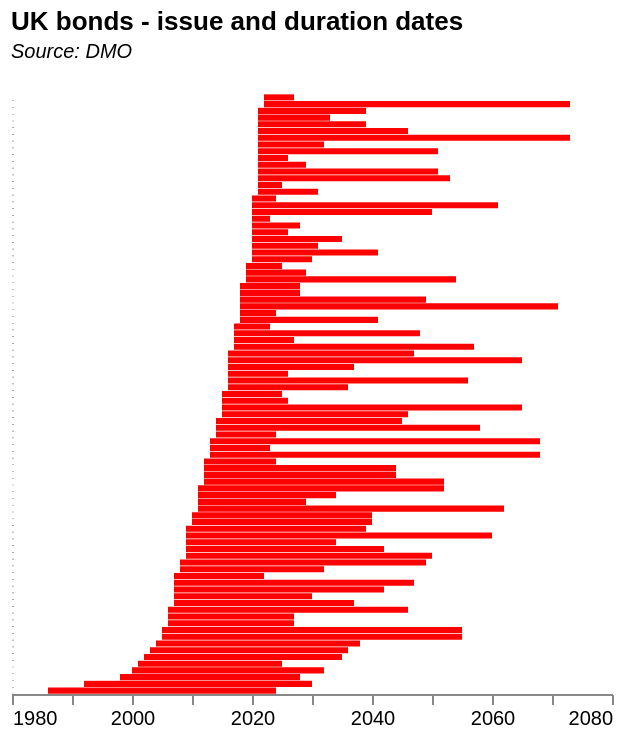

Specify this chart in Vega-Lite:
### Vega-Lite specification from a JSON file in a GitHub repository (floating-point values rounded to 4 significant figures)
{"$schema": "https://vega.github.io/schema/vega-lite/v5.json", "description": "Bar chart of UK debt outstanding. Demo of string and date functions", "title": {"text": "UK bonds - issue and duration dates", "subtitle": ["Source: DMO", ""], "subtitleFontStyle": "italic", "subtitleFontSize": 10, "anchor": "start", "color": "black"}, "view": {"stroke": "transparent"}, "height": 300, "width": 300, "transform": [{"calculate": "slice(datum.issueDate, -4)", "as": "Aissue"}, {"calculate": "slice(datum.redemptionDate, -4)", "as": "redemption"}, {"calculate": "datum.redemption - datum.Aissue", "as": "Bduration"}, {"calculate": "toNumber(datum.id)", "as": "id2"}, {"fold": ["Bduration", "Aissue"], "as": ["measure", "value"]}], "data": {"values": [{"rawType": "2½% Index-linked Treasury Stock 2024", "coupon": "2½", "giltType": "Index Linked", "code": "GB0008983024", "redemptionDate": " 17-Jul-2024", "issueDate": " 30-Dec-1986", "divDates": "17 Jan/Jul", "divNextDate": " 06-Jan-2023", "issueAmount": "6821", "baseRPI": "97.667931", "amountINCinfUplift": "22363", "issueYear": "1986", "totalCumulative": "6821", "id": "1"}, {"rawType": "4 1/8% Index-linked Treasury Stock 2030", "coupon": "1/8", "giltType": "Index Linked", "code": "GB0008932666", "redemptionDate": " 22-Jul-2030", "issueDate": " 12-Jun-1992", "divDates": "22 Jan/Jul", "divNextDate": " 12-Jan-2023", "issueAmount": "4841", "baseRPI": "135.10001", "amountINCinfUplift": "11474", "issueYear": "1992", "totalCumulative": "11662", "id": "2"}, {"rawType": "6% Treasury Stock 2028", "coupon": "6", "giltType": "Treasury Stock", "code": "GB0002404191", "redemptionDate": " 07-Dec-2028", "issueDate": " 29-Jan-1998", "divDates": "7 Jun/Dec", "divNextDate": " 28-Nov-2022", "issueAmount": "20256", "baseRPI": "", "amountINCinfUplift": "", "issueYear": "1998", "totalCumulative": "31918", "id": "3"}, {"rawType": "4¼% Treasury Stock 2032", "coupon": "4¼", "giltType": "Treasury Stock", "code": "GB0004893086", "redemptionDate": " 07-Jun-2032", "issueDate": " 25-May-2000", "divDates": "7 Jun/Dec", "divNextDate": " 28-Nov-2022", "issueAmount": "40331", "baseRPI": "", "amountINCinfUplift": "", "issueYear": "2000", "totalCumulative": "72249", "id": "4"}, {"rawType": "5% Treasury Stock 2025", "coupon": "5", "giltType": "Treasury Stock", "code": "GB0030880693", "redemptionDate": " 07-Mar-2025", "issueDate": " 27-Sep-2001", "divDates": "7 Mar/Sep", "divNextDate": " 24-Feb-2023", "issueAmount": "37339", "baseRPI": "", "amountINCinfUplift": "", "issueYear": "2001", "totalCumulative": "109588", "id": "5"}, {"rawType": "2% Index-linked Treasury Stock 2035", "coupon": "2", "giltType": "Index Linked", "code": "GB0031790826", "redemptionDate": " 26-Jan-2035", "issueDate": " 11-Jul-2002", "divDates": "26 Jan/Jul", "divNextDate": " 17-Jan-2023", "issueAmount": "9084", "baseRPI": "173.60001", "amountINCinfUplift": "16755", "issueYear": "2002", "totalCumulative": "118672", "id": "6"}, {"rawType": "4¼% Treasury Stock 2036", "coupon": "4¼", "giltType": "Treasury Stock", "code": "GB0032452392", "redemptionDate": " 07-Mar-2036", "issueDate": " 27-Feb-2003", "divDates": "7 Mar/Sep", "divNextDate": " 24-Feb-2023", "issueAmount": "31682", "baseRPI": "", "amountINCinfUplift": "", "issueYear": "2003", "totalCumulative": "150354", "id": "7"}, {"rawType": "4¾% Treasury Stock 2038", "coupon": "4¾", "giltType": "Treasury Stock", "code": "GB00B00NY175", "redemptionDate": " 07-Dec-2038", "issueDate": " 23-Apr-2004", "divDates": "7 Jun/Dec", "divNextDate": " 28-Nov-2022", "issueAmount": "26827", "baseRPI": "", "amountINCinfUplift": "", "issueYear": "2004", "totalCumulative": "177181", "id": "8"}, {"rawType": "1¼% Index-linked Treasury Gilt 2055", "coupon": "1¼", "giltType": "Index Linked", "code": "GB00B0CNHZ09", "redemptionDate": " 22-Nov-2055", "issueDate": " 23-Sep-2005", "divDates": "22 May/Nov", "divNextDate": " 11-Nov-2022", "issueAmount": "10169", "baseRPI": "192.2", "amountINCinfUplift": "18227", "issueYear": "2005", "totalCumulative": "187350", "id": "9"}, {"rawType": "4¼% Treasury Gilt 2055", "coupon": "4¼", "giltType": "Treasury Gilt", "code": "GB00B06YGN05", "redemptionDate": " 07-Dec-2055", "issueDate": " 27-May-2005", "divDates": "7 Jun/Dec", "divNextDate": " 28-Nov-2022", "issueAmount": "27671", "baseRPI": "", "amountINCinfUplift": "", "issueYear": "2005", "totalCumulative": "215021", "id": "10"}, {"rawType": "4¼% Treasury Gilt 2027", "coupon": "4¼", "giltType": "Treasury Gilt", "code": "GB00B16NNR78", "redemptionDate": " 07-Dec-2027", "issueDate": " 06-Sep-2006", "divDates": "7 Jun/Dec", "divNextDate": " 28-Nov-2022", "issueAmount": "33003", "baseRPI": "", "amountINCinfUplift": "", "issueYear": "2006", "totalCumulative": "248024", "id": "11"}, {"rawType": "1¼% Index-linked Treasury Gilt 2027", "coupon": "1¼", "giltType": "Index Linked", "code": "GB00B128DH60", "redemptionDate": " 22-Nov-2027", "issueDate": " 26-Apr-2006", "divDates": "22 May/Nov", "divNextDate": " 11-Nov-2022", "issueAmount": "14170", "baseRPI": "194.06667", "amountINCinfUplift": "25154", "issueYear": "2006", "totalCumulative": "262194", "id": "12"}, {"rawType": "4¼% Treasury Gilt 2046", "coupon": "4¼", "giltType": "Treasury Gilt", "code": "GB00B128DP45", "redemptionDate": " 07-Dec-2046", "issueDate": " 12-May-2006", "divDates": "7 Jun/Dec", "divNextDate": " 28-Nov-2022", "issueAmount": "25124", "baseRPI": "", "amountINCinfUplift": "", "issueYear": "2006", "totalCumulative": "287318", "id": "13"}, {"rawType": "1 1/8% Index-linked Treasury Gilt 2037", "coupon": "1/8", "giltType": "Index Linked", "code": "GB00B1L6W962", "redemptionDate": " 22-Nov-2037", "issueDate": " 21-Feb-2007", "divDates": "22 May/Nov", "divNextDate": " 11-Nov-2022", "issueAmount": "13066", "baseRPI": "202.24286", "amountINCinfUplift": "22255", "issueYear": "2007", "totalCumulative": "300384", "id": "14"}, {"rawType": "4¾% Treasury Gilt 2030", "coupon": "4¾", "giltType": "Treasury Gilt", "code": "GB00B24FF097", "redemptionDate": " 07-Dec-2030", "issueDate": " 03-Oct-2007", "divDates": "7 Jun/Dec", "divNextDate": " 28-Nov-2022", "issueAmount": "42819", "baseRPI": "", "amountINCinfUplift": "", "issueYear": "2007", "totalCumulative": "343203", "id": "15"}, {"rawType": "4½% Treasury Gilt 2042", "coupon": "4½", "giltType": "Treasury Gilt", "code": "GB00B1VWPJ53", "redemptionDate": " 07-Dec-2042", "issueDate": " 06-Jun-2007", "divDates": "7 Jun/Dec", "divNextDate": " 28-Nov-2022", "issueAmount": "28354", "baseRPI": "", "amountINCinfUplift": "", "issueYear": "2007", "totalCumulative": "371557", "id": "16"}, {"rawType": "0¾% Index-linked Treasury Gilt 2047", "coupon": "0¾", "giltType": "Index Linked", "code": "GB00B24FFM16", "redemptionDate": " 22-Nov-2047", "issueDate": " 21-Nov-2007", "divDates": "22 May/Nov", "divNextDate": " 11-Nov-2022", "issueAmount": "11687", "baseRPI": "207.76666", "amountINCinfUplift": "19377", "issueYear": "2007", "totalCumulative": "383244", "id": "17"}, {"rawType": "1 7/8% Index-linked Treasury Gilt 2022", "coupon": "7/8", "giltType": "Index Linked", "code": "GB00B1Z5HQ14", "redemptionDate": " 22-Nov-2022", "issueDate": " 11-Jul-2007", "divDates": "22 May/Nov", "divNextDate": " 11-Nov-2022", "issueAmount": "15743", "baseRPI": "205.65807", "amountINCinfUplift": "26554", "issueYear": "2007", "totalCumulative": "398987", "id": "18"}, {"rawType": "1¼% Index-linked Treasury Gilt 2032", "coupon": "1¼", "giltType": "Index Linked", "code": "GB00B3D4VD98", "redemptionDate": " 22-Nov-2032", "issueDate": " 29-Oct-2008", "divDates": "22 May/Nov", "divNextDate": " 11-Nov-2022", "issueAmount": "14657", "baseRPI": "217.13226", "amountINCinfUplift": "23254", "issueYear": "2008", "totalCumulative": "413644", "id": "19"}, {"rawType": "4¼% Treasury Gilt 2049", "coupon": "4¼", "giltType": "Treasury Gilt", "code": "GB00B39R3707", "redemptionDate": " 07-Dec-2049", "issueDate": " 03-Sep-2008", "divDates": "7 Jun/Dec", "divNextDate": " 28-Nov-2022", "issueAmount": "21047", "baseRPI": "", "amountINCinfUplift": "", "issueYear": "2008", "totalCumulative": "434691", "id": "20"}, {"rawType": "0½% Index-linked Treasury Gilt 2050", "coupon": "0½", "giltType": "Index Linked", "code": "GB00B421JZ66", "redemptionDate": " 22-Mar-2050", "issueDate": " 25-Sep-2009", "divDates": "22 Mar/Sep", "divNextDate": " 13-Mar-2023", "issueAmount": "12221", "baseRPI": "213.39999", "amountINCinfUplift": "19729", "issueYear": "2009", "totalCumulative": "446912", "id": "21"}, {"rawType": "0 5/8% Index-linked Treasury Gilt 2042", "coupon": "5/8", "giltType": "Index Linked", "code": "GB00B3MYD345", "redemptionDate": " 22-Nov-2042", "issueDate": " 24-Jul-2009", "divDates": "22 May/Nov", "divNextDate": " 11-Nov-2022", "issueAmount": "12559", "baseRPI": "212.46452", "amountINCinfUplift": "20364", "issueYear": "2009", "totalCumulative": "459471", "id": "22"}, {"rawType": "4½% Treasury Gilt 2034", "coupon": "4½", "giltType": "Treasury Gilt", "code": "GB00B52WS153", "redemptionDate": " 07-Sep-2034", "issueDate": " 17-Jun-2009", "divDates": "7 Mar/Sep", "divNextDate": " 24-Feb-2023", "issueAmount": "36261", "baseRPI": "", "amountINCinfUplift": "", "issueYear": "2009", "totalCumulative": "495732", "id": "23"}, {"rawType": "4% Treasury Gilt 2060", "coupon": "4", "giltType": "Treasury Gilt", "code": "GB00B54QLM75", "redemptionDate": " 22-Jan-2060", "issueDate": " 22-Oct-2009", "divDates": "22 Jan/Jul", "divNextDate": " 12-Jan-2023", "issueAmount": "25132", "baseRPI": "", "amountINCinfUplift": "", "issueYear": "2009", "totalCumulative": "520864", "id": "24"}, {"rawType": "4¼% Treasury Gilt 2039", "coupon": "4¼", "giltType": "Treasury Gilt", "code": "GB00B3KJDS62", "redemptionDate": " 07-Sep-2039", "issueDate": " 05-Mar-2009", "divDates": "7 Mar/Sep", "divNextDate": " 24-Feb-2023", "issueAmount": "24235", "baseRPI": "", "amountINCinfUplift": "", "issueYear": "2009", "totalCumulative": "545099", "id": "25"}, {"rawType": "4¼% Treasury Gilt 2040", "coupon": "4¼", "giltType": "Treasury Gilt", "code": "GB00B6460505", "redemptionDate": " 07-Dec-2040", "issueDate": " 30-Jun-2010", "divDates": "7 Jun/Dec", "divNextDate": " 28-Nov-2022", "issueAmount": "26449", "baseRPI": "", "amountINCinfUplift": "", "issueYear": "2010", "totalCumulative": "571548", "id": "26"}, {"rawType": "0 5/8% Index-linked Treasury Gilt 2040", "coupon": "5/8", "giltType": "Index Linked", "code": "GB00B3LZBF68", "redemptionDate": " 22-Mar-2040", "issueDate": " 28-Jan-2010", "divDates": "22 Mar/Sep", "divNextDate": " 13-Mar-2023", "issueAmount": "14090", "baseRPI": "216.52258", "amountINCinfUplift": "22417", "issueYear": "2010", "totalCumulative": "585638", "id": "27"}, {"rawType": "0 3/8% Index-linked Treasury Gilt 2062", "coupon": "3/8", "giltType": "Index Linked", "code": "GB00B4PTCY75", "redemptionDate": " 22-Mar-2062", "issueDate": " 26-Oct-2011", "divDates": "22 Mar/Sep", "divNextDate": " 13-Mar-2023", "issueAmount": "12480", "baseRPI": "235.82903", "amountINCinfUplift": "18230", "issueYear": "2011", "totalCumulative": "598118", "id": "28"}, {"rawType": "0 1/8% Index-linked Treasury Gilt 2029", "coupon": "1/8", "giltType": "Index Linked", "code": "GB00B3Y1JG82", "redemptionDate": " 22-Mar-2029", "issueDate": " 23-Nov-2011", "divDates": "22 Mar/Sep", "divNextDate": " 13-Mar-2023", "issueAmount": "15459", "baseRPI": "237.42", "amountINCinfUplift": "22430", "issueYear": "2011", "totalCumulative": "613577", "id": "29"}, {"rawType": "0¾% Index-linked Treasury Gilt 2034", "coupon": "0¾", "giltType": "Index Linked", "code": "GB00B46CGH68", "redemptionDate": " 22-Mar-2034", "issueDate": " 25-May-2011", "divDates": "22 Mar/Sep", "divNextDate": " 13-Mar-2023", "issueAmount": "14570", "baseRPI": "232.22903", "amountINCinfUplift": "21614", "issueYear": "2011", "totalCumulative": "628147", "id": "30"}, {"rawType": "3¾% Treasury Gilt 2052", "coupon": "3¾", "giltType": "Treasury Gilt", "code": "GB00B6RNH572", "redemptionDate": " 22-Jul-2052", "issueDate": " 28-Sep-2011", "divDates": "22 Jan/Jul", "divNextDate": " 12-Jan-2023", "issueAmount": "25114", "baseRPI": "", "amountINCinfUplift": "", "issueYear": "2011", "totalCumulative": "653261", "id": "31"}, {"rawType": "0¼% Index-linked Treasury Gilt 2052", "coupon": "0¼", "giltType": "Index Linked", "code": "GB00B73ZYW09", "redemptionDate": " 22-Mar-2052", "issueDate": " 26-Sep-2012", "divDates": "22 Mar/Sep", "divNextDate": " 13-Mar-2023", "issueAmount": "12366", "baseRPI": "242.05", "amountINCinfUplift": "17600", "issueYear": "2012", "totalCumulative": "665627", "id": "32"}, {"rawType": "3¼% Treasury Gilt 2044", "coupon": "3¼", "giltType": "Treasury Gilt", "code": "GB00B84Z9V04", "redemptionDate": " 22-Jan-2044", "issueDate": " 24-Oct-2012", "divDates": "22 Jan/Jul", "divNextDate": " 12-Jan-2023", "issueAmount": "29109", "baseRPI": "", "amountINCinfUplift": "", "issueYear": "2012", "totalCumulative": "694736", "id": "33"}, {"rawType": "0 1/8% Index-linked Treasury Gilt 2044", "coupon": "1/8", "giltType": "Index Linked", "code": "GB00B7RN0G65", "redemptionDate": " 22-Mar-2044", "issueDate": " 25-Jul-2012", "divDates": "22 Mar/Sep", "divNextDate": " 13-Mar-2023", "issueAmount": "15726", "baseRPI": "242.42258", "amountINCinfUplift": "22346", "issueYear": "2012", "totalCumulative": "710462", "id": "34"}, {"rawType": "0 1/8% Index-linked Treasury Gilt 2024", "coupon": "1/8", "giltType": "Index Linked", "code": "GB00B85SFQ54", "redemptionDate": " 22-Mar-2024", "issueDate": " 12-Oct-2012", "divDates": "22 Mar/Sep", "divNextDate": " 13-Mar-2023", "issueAmount": "15244", "baseRPI": "242.41936", "amountINCinfUplift": "21662", "issueYear": "2012", "totalCumulative": "725706", "id": "35"}, {"rawType": "0 1/8% Index-linked Treasury Gilt 2068", "coupon": "1/8", "giltType": "Index Linked", "code": "GB00BDX8CX86", "redemptionDate": " 22-Mar-2068", "issueDate": " 25-Sep-2013", "divDates": "22 Mar/Sep", "divNextDate": " 13-Mar-2023", "issueAmount": "12600", "baseRPI": "249.7", "amountINCinfUplift": "17383", "issueYear": "2013", "totalCumulative": "738306", "id": "36"}, {"rawType": "2¼% Treasury Gilt 2023", "coupon": "2¼", "giltType": "Treasury Gilt", "code": "GB00B7Z53659", "redemptionDate": " 07-Sep-2023", "issueDate": " 12-Jun-2013", "divDates": "7 Mar/Sep", "divNextDate": " 24-Feb-2023", "issueAmount": "35922", "baseRPI": "", "amountINCinfUplift": "", "issueYear": "2013", "totalCumulative": "774228", "id": "37"}, {"rawType": "3½% Treasury Gilt 2068", "coupon": "3½", "giltType": "Treasury Gilt", "code": "GB00BBJNQY21", "redemptionDate": " 22-Jul-2068", "issueDate": " 26-Jun-2013", "divDates": "22 Jan/Jul", "divNextDate": " 12-Jan-2023", "issueAmount": "20743", "baseRPI": "", "amountINCinfUplift": "", "issueYear": "2013", "totalCumulative": "794971", "id": "38"}, {"rawType": "2¾% Treasury Gilt 2024", "coupon": "2¾", "giltType": "Treasury Gilt", "code": "GB00BHBFH458", "redemptionDate": " 07-Sep-2024", "issueDate": " 12-Mar-2014", "divDates": "7 Mar/Sep", "divNextDate": " 24-Feb-2023", "issueAmount": "35806", "baseRPI": "", "amountINCinfUplift": "", "issueYear": "2014", "totalCumulative": "830777", "id": "39"}, {"rawType": "0 1/8% Index-linked Treasury Gilt 2058", "coupon": "1/8", "giltType": "Index Linked", "code": "GB00BP9DLZ64", "redemptionDate": " 22-Mar-2058", "issueDate": " 30-Jul-2014", "divDates": "22 Mar/Sep", "divNextDate": " 13-Mar-2023", "issueAmount": "10953", "baseRPI": "255.8871", "amountINCinfUplift": "14746", "issueYear": "2014", "totalCumulative": "841730", "id": "40"}, {"rawType": "3½% Treasury Gilt 2045", "coupon": "3½", "giltType": "Treasury Gilt", "code": "GB00BN65R313", "redemptionDate": " 22-Jan-2045", "issueDate": " 25-Jun-2014", "divDates": "22 Jan/Jul", "divNextDate": " 12-Jan-2023", "issueAmount": "29404", "baseRPI": "", "amountINCinfUplift": "", "issueYear": "2014", "totalCumulative": "871134", "id": "41"}, {"rawType": "0 1/8% Index-linked Treasury Gilt 2046", "coupon": "1/8", "giltType": "Index Linked", "code": "GB00BYMWG366", "redemptionDate": " 22-Mar-2046", "issueDate": " 24-Jun-2015", "divDates": "22 Mar/Sep", "divNextDate": " 13-Mar-2023", "issueAmount": "13486", "baseRPI": "257.79001", "amountINCinfUplift": "18021", "issueYear": "2015", "totalCumulative": "884620", "id": "42"}, {"rawType": "2½% Treasury Gilt 2065", "coupon": "2½", "giltType": "Treasury Gilt", "code": "GB00BYYMZX75", "redemptionDate": " 22-Jul-2065", "issueDate": " 21-Oct-2015", "divDates": "22 Jan/Jul", "divNextDate": " 12-Jan-2023", "issueAmount": "20575", "baseRPI": "", "amountINCinfUplift": "", "issueYear": "2015", "totalCumulative": "905195", "id": "43"}, {"rawType": "0 1/8% Index-linked Treasury Gilt 2026", "coupon": "1/8", "giltType": "Index Linked", "code": "GB00BYY5F144", "redemptionDate": " 22-Mar-2026", "issueDate": " 16-Jul-2015", "divDates": "22 Mar/Sep", "divNextDate": " 13-Mar-2023", "issueAmount": "13455", "baseRPI": "258.24194", "amountINCinfUplift": "17948", "issueYear": "2015", "totalCumulative": "918650", "id": "44"}, {"rawType": "2% Treasury Gilt 2025", "coupon": "2", "giltType": "Treasury Gilt", "code": "GB00BTHH2R79", "redemptionDate": " 07-Sep-2025", "issueDate": " 20-Mar-2015", "divDates": "7 Mar/Sep", "divNextDate": " 24-Feb-2023", "issueAmount": "39934", "baseRPI": "", "amountINCinfUplift": "", "issueYear": "2015", "totalCumulative": "958584", "id": "45"}, {"rawType": "0 1/8% Index-linked Treasury Gilt 2036", "coupon": "1/8", "giltType": "Index Linked", "code": "GB00BYZW3J87", "redemptionDate": " 22-Nov-2036", "issueDate": " 11-Mar-2016", "divDates": "22 May/Nov", "divNextDate": " 11-Nov-2022", "issueAmount": "13905", "baseRPI": "260.01935", "amountINCinfUplift": "18422", "issueYear": "2016", "totalCumulative": "972489", "id": "46"}, {"rawType": "0 1/8% Index-Linked Treasury Gilt 2056", "coupon": "1/8", "giltType": "Index Linked", "code": "GB00BYVP4K94", "redemptionDate": " 22-Nov-2056", "issueDate": " 30-Nov-2016", "divDates": "22 May/Nov", "divNextDate": " 11-Nov-2022", "issueAmount": "7147", "baseRPI": "264.88333", "amountINCinfUplift": "9294", "issueYear": "2016", "totalCumulative": "979636", "id": "47"}, {"rawType": "1½% Treasury Gilt 2026", "coupon": "1½", "giltType": "Treasury Gilt", "code": "GB00BYZW3G56", "redemptionDate": " 22-Jul-2026", "issueDate": " 18-Feb-2016", "divDates": "22 Jan/Jul", "divNextDate": " 12-Jan-2023", "issueAmount": "43651", "baseRPI": "", "amountINCinfUplift": "", "issueYear": "2016", "totalCumulative": "1023287", "id": "48"}, {"rawType": "1¾% Treasury Gilt 2037", "coupon": "1¾", "giltType": "Treasury Gilt", "code": "GB00BZB26Y51", "redemptionDate": " 07-Sep-2037", "issueDate": " 09-Nov-2016", "divDates": "7 Mar/Sep", "divNextDate": " 24-Feb-2023", "issueAmount": "31968", "baseRPI": "", "amountINCinfUplift": "", "issueYear": "2016", "totalCumulative": "1055255", "id": "49"}, {"rawType": "0 1/8% Index-linked Treasury Gilt 2065", "coupon": "1/8", "giltType": "Index Linked", "code": "GB00BD9MZZ71", "redemptionDate": " 22-Nov-2065", "issueDate": " 24-Feb-2016", "divDates": "22 May/Nov", "divNextDate": " 11-Nov-2022", "issueAmount": "8125", "baseRPI": "260.43448", "amountINCinfUplift": "10747", "issueYear": "2016", "totalCumulative": "1063380", "id": "50"}, {"rawType": "1½% Treasury Gilt 2047", "coupon": "1½", "giltType": "Treasury Gilt", "code": "GB00BDCHBW80", "redemptionDate": " 22-Jul-2047", "issueDate": " 21-Sep-2016", "divDates": "22 Jan/Jul", "divNextDate": " 12-Jan-2023", "issueAmount": "25721", "baseRPI": "", "amountINCinfUplift": "", "issueYear": "2016", "totalCumulative": "1089101", "id": "51"}, {"rawType": "1¾% Treasury Gilt 2057", "coupon": "1¾", "giltType": "Treasury Gilt", "code": "GB00BD0XH204", "redemptionDate": " 22-Jul-2057", "issueDate": " 25-Jan-2017", "divDates": "22 Jan/Jul", "divNextDate": " 12-Jan-2023", "issueAmount": "30741", "baseRPI": "", "amountINCinfUplift": "", "issueYear": "2017", "totalCumulative": "1119842", "id": "52"}, {"rawType": "1¼% Treasury Gilt 2027", "coupon": "1¼", "giltType": "Treasury Gilt", "code": "GB00BDRHNP05", "redemptionDate": " 22-Jul-2027", "issueDate": " 15-Mar-2017", "divDates": "22 Jan/Jul", "divNextDate": " 12-Jan-2023", "issueAmount": "40987", "baseRPI": "", "amountINCinfUplift": "", "issueYear": "2017", "totalCumulative": "1160829", "id": "53"}, {"rawType": "0 1/8% Index-linked Treasury Gilt 2048", "coupon": "1/8", "giltType": "Index Linked", "code": "GB00BZ13DV40", "redemptionDate": " 10-Aug-2048", "issueDate": " 08-Nov-2017", "divDates": "10 Feb/Aug", "divNextDate": " 01-Feb-2023", "issueAmount": "11781", "baseRPI": "274.79333", "amountINCinfUplift": "14769", "issueYear": "2017", "totalCumulative": "1172610", "id": "54"}, {"rawType": "0¾% Treasury Gilt 2023", "coupon": "0¾", "giltType": "Treasury Gilt", "code": "GB00BF0HZ991", "redemptionDate": " 22-Jul-2023", "issueDate": " 20-Jul-2017", "divDates": "22 Jan/Jul", "divNextDate": " 12-Jan-2023", "issueAmount": "34359", "baseRPI": "", "amountINCinfUplift": "", "issueYear": "2017", "totalCumulative": "1206969", "id": "55"}, {"rawType": "0 1/8% Index-linked Treasury Gilt 2041", "coupon": "1/8", "giltType": "Index Linked", "code": "GB00BGDYHF49", "redemptionDate": " 10-Aug-2041", "issueDate": " 12-Jul-2018", "divDates": "10 Feb/Aug", "divNextDate": " 01-Feb-2023", "issueAmount": "12447", "baseRPI": "280.05484", "amountINCinfUplift": "15311", "issueYear": "2018", "totalCumulative": "1219416", "id": "56"}, {"rawType": "1% Treasury Gilt 2024", "coupon": "1", "giltType": "Treasury Gilt", "code": "GB00BFWFPL34", "redemptionDate": " 22-Apr-2024", "issueDate": " 25-Jul-2018", "divDates": "22 Apr/Oct", "divNextDate": " 13-Oct-2022", "issueAmount": "35638", "baseRPI": "", "amountINCinfUplift": "", "issueYear": "2018", "totalCumulative": "1255054", "id": "57"}, {"rawType": "1 5/8% Treasury Gilt 2071", "coupon": "5/8", "giltType": "Treasury Gilt", "code": "GB00BFMCN652", "redemptionDate": " 22-Oct-2071", "issueDate": " 16-May-2018", "divDates": "22 Apr/Oct", "divNextDate": " 13-Oct-2022", "issueAmount": "24158", "baseRPI": "", "amountINCinfUplift": "", "issueYear": "2018", "totalCumulative": "1279212", "id": "58"}, {"rawType": "1¾% Treasury Gilt 2049", "coupon": "1¾", "giltType": "Treasury Gilt", "code": "GB00BFWFPP71", "redemptionDate": " 22-Jan-2049", "issueDate": " 12-Sep-2018", "divDates": "22 Jan/Jul", "divNextDate": " 12-Jan-2023", "issueAmount": "30224", "baseRPI": "", "amountINCinfUplift": "", "issueYear": "2018", "totalCumulative": "1309436", "id": "59"}, {"rawType": "1 5/8% Treasury Gilt 2028", "coupon": "5/8", "giltType": "Treasury Gilt", "code": "GB00BFX0ZL78", "redemptionDate": " 22-Oct-2028", "issueDate": " 16-Mar-2018", "divDates": "22 Apr/Oct", "divNextDate": " 13-Oct-2022", "issueAmount": "37855", "baseRPI": "", "amountINCinfUplift": "", "issueYear": "2018", "totalCumulative": "1347291", "id": "60"}, {"rawType": "0 1/8% Index-linked Treasury Gilt 2028", "coupon": "1/8", "giltType": "Index Linked", "code": "GB00BZ1NTB69", "redemptionDate": " 10-Aug-2028", "issueDate": " 21-Jun-2018", "divDates": "10 Feb/Aug", "divNextDate": " 01-Feb-2023", "issueAmount": "17937", "baseRPI": "279.23334", "amountINCinfUplift": "22129", "issueYear": "2018", "totalCumulative": "1365228", "id": "61"}, {"rawType": "1 5/8% Treasury Gilt 2054", "coupon": "5/8", "giltType": "Treasury Gilt", "code": "GB00BJLR0J16", "redemptionDate": " 22-Oct-2054", "issueDate": " 15-May-2019", "divDates": "22 Apr/Oct", "divNextDate": " 13-Oct-2022", "issueAmount": "24581", "baseRPI": "", "amountINCinfUplift": "", "issueYear": "2019", "totalCumulative": "1389809", "id": "62"}, {"rawType": "0 7/8% Treasury Gilt 2029", "coupon": "7/8", "giltType": "Treasury Gilt", "code": "GB00BJMHB534", "redemptionDate": " 22-Oct-2029", "issueDate": " 19-Jun-2019", "divDates": "22 Apr/Oct", "divNextDate": " 13-Oct-2022", "issueAmount": "43620", "baseRPI": "", "amountINCinfUplift": "", "issueYear": "2019", "totalCumulative": "1433429", "id": "63"}, {"rawType": "0 5/8% Treasury Gilt 2025", "coupon": "5/8", "giltType": "Treasury Gilt", "code": "GB00BK5CVX03", "redemptionDate": " 07-Jun-2025", "issueDate": " 03-Jul-2019", "divDates": "7 Jun/Dec", "divNextDate": " 28-Nov-2022", "issueAmount": "44623", "baseRPI": "", "amountINCinfUplift": "", "issueYear": "2019", "totalCumulative": "1478052", "id": "64"}, {"rawType": "0 3/8% Treasury Gilt 2030", "coupon": "3/8", "giltType": "Treasury Gilt", "code": "GB00BL68HH02", "redemptionDate": " 22-Oct-2030", "issueDate": " 13-May-2020", "divDates": "22 Apr/Oct", "divNextDate": " 13-Oct-2022", "issueAmount": "38904", "baseRPI": "", "amountINCinfUplift": "", "issueYear": "2020", "totalCumulative": "1516956", "id": "65"}, {"rawType": "1¼ % Treasury Gilt 2041", "coupon": "1¼", "giltType": "Treasury Gilt", "code": "GB00BJQWYH73", "redemptionDate": " 22-Oct-2041", "issueDate": " 22-Jan-2020", "divDates": "22 Apr/Oct", "divNextDate": " 13-Oct-2022", "issueAmount": "33817", "baseRPI": "", "amountINCinfUplift": "", "issueYear": "2020", "totalCumulative": "1550773", "id": "66"}, {"rawType": "0¼% Treasury Gilt 2031", "coupon": "0¼", "giltType": "Treasury Gilt", "code": "GB00BMGR2809", "redemptionDate": " 31-Jul-2031", "issueDate": " 13-Nov-2020", "divDates": "31 Jan/Jul", "divNextDate": " 20-Jan-2023", "issueAmount": "40636", "baseRPI": "", "amountINCinfUplift": "", "issueYear": "2020", "totalCumulative": "1591409", "id": "67"}, {"rawType": "0 5/8% Treasury Gilt 2035", "coupon": "5/8", "giltType": "Treasury Gilt", "code": "GB00BMGR2916", "redemptionDate": " 31-Jul-2035", "issueDate": " 09-Sep-2020", "divDates": "31 Jan/Jul", "divNextDate": " 20-Jan-2023", "issueAmount": "34817", "baseRPI": "", "amountINCinfUplift": "", "issueYear": "2020", "totalCumulative": "1626226", "id": "68"}, {"rawType": "0 1/8% Treasury Gilt 2026", "coupon": "1/8", "giltType": "Treasury Gilt", "code": "GB00BL68HJ26", "redemptionDate": " 30-Jan-2026", "issueDate": " 03-Jun-2020", "divDates": "30 Jan/Jul", "divNextDate": " 19-Jan-2023", "issueAmount": "35316", "baseRPI": "", "amountINCinfUplift": "", "issueYear": "2020", "totalCumulative": "1661542", "id": "69"}, {"rawType": "0 1/8% Treasury Gilt 2028", "coupon": "1/8", "giltType": "Treasury Gilt", "code": "GB00BMBL1G81", "redemptionDate": " 31-Jan-2028", "issueDate": " 12-Jun-2020", "divDates": "31 Jan/Jul", "divNextDate": " 20-Jan-2023", "issueAmount": "31032", "baseRPI": "", "amountINCinfUplift": "", "issueYear": "2020", "totalCumulative": "1692574", "id": "70"}, {"rawType": "0 1/8% Treasury Gilt 2023", "coupon": "1/8", "giltType": "Treasury Gilt", "code": "GB00BL68HG94", "redemptionDate": " 31-Jan-2023", "issueDate": " 08-Apr-2020", "divDates": "31 Jan/Jul", "divNextDate": " 20-Jan-2023", "issueAmount": "33824", "baseRPI": "", "amountINCinfUplift": "", "issueYear": "2020", "totalCumulative": "1726398", "id": "71"}, {"rawType": "0 5/8% Treasury Gilt 2050", "coupon": "5/8", "giltType": "Treasury Gilt", "code": "GB00BMBL1F74", "redemptionDate": " 22-Oct-2050", "issueDate": " 10-Jun-2020", "divDates": "22 Apr/Oct", "divNextDate": " 13-Oct-2022", "issueAmount": "31916", "baseRPI": "", "amountINCinfUplift": "", "issueYear": "2020", "totalCumulative": "1758314", "id": "72"}, {"rawType": "0½% Treasury Gilt 2061", "coupon": "0½", "giltType": "Treasury Gilt", "code": "GB00BMBL1D50", "redemptionDate": " 22-Oct-2061", "issueDate": " 20-May-2020", "divDates": "22 Apr/Oct", "divNextDate": " 13-Oct-2022", "issueAmount": "23386", "baseRPI": "", "amountINCinfUplift": "", "issueYear": "2020", "totalCumulative": "1781700", "id": "73"}, {"rawType": "0 1/8% Treasury Gilt 2024", "coupon": "1/8", "giltType": "Treasury Gilt", "code": "GB00BMGR2791", "redemptionDate": " 31-Jan-2024", "issueDate": " 07-Oct-2020", "divDates": "31 Jan/Jul", "divNextDate": " 20-Jan-2023", "issueAmount": "35551", "baseRPI": "", "amountINCinfUplift": "", "issueYear": "2020", "totalCumulative": "1817251", "id": "74"}, {"rawType": "0 1/8% Index-linked Treasury Gilt 2031", "coupon": "1/8", "giltType": "Index Linked", "code": "GB00BNNGP551", "redemptionDate": " 10-Aug-2031", "issueDate": " 28-Jan-2021", "divDates": "10 Feb/Aug", "divNextDate": " 01-Feb-2023", "issueAmount": "9563", "baseRPI": "293.60324", "amountINCinfUplift": "11221", "issueYear": "2021", "totalCumulative": "1826814", "id": "75"}, {"rawType": "0¼% Treasury Gilt 2025", "coupon": "0¼", "giltType": "Treasury Gilt", "code": "GB00BLPK7110", "redemptionDate": " 31-Jan-2025", "issueDate": " 02-Jul-2021", "divDates": "31 Jan/Jul", "divNextDate": " 20-Jan-2023", "issueAmount": "29353", "baseRPI": "", "amountINCinfUplift": "", "issueYear": "2021", "totalCumulative": "1856167", "id": "76"}, {"rawType": "1½% Green Gilt 2053", "coupon": "1½", "giltType": "Green Gilt", "code": "GB00BM8Z2V59", "redemptionDate": " 31-Jul-2053", "issueDate": " 22-Oct-2021", "divDates": "31 Jan/Jul", "divNextDate": " 20-Jan-2023", "issueAmount": "10854", "baseRPI": "", "amountINCinfUplift": "", "issueYear": "2021", "totalCumulative": "1867021", "id": "77"}, {"rawType": "1¼% Treasury Gilt 2051", "coupon": "1¼", "giltType": "Treasury Gilt", "code": "GB00BLH38158", "redemptionDate": " 31-Jul-2051", "issueDate": " 28-Apr-2021", "divDates": "31 Jan/Jul", "divNextDate": " 20-Jan-2023", "issueAmount": "26049", "baseRPI": "", "amountINCinfUplift": "", "issueYear": "2021", "totalCumulative": "1893070", "id": "78"}, {"rawType": "0½% Treasury Gilt 2029", "coupon": "0½", "giltType": "Treasury Gilt", "code": "GB00BLPK7227", "redemptionDate": " 31-Jan-2029", "issueDate": " 02-Sep-2021", "divDates": "31 Jan/Jul", "divNextDate": " 20-Jan-2023", "issueAmount": "17544", "baseRPI": "", "amountINCinfUplift": "", "issueYear": "2021", "totalCumulative": "1910614", "id": "79"}, {"rawType": "0 3/8% Treasury Gilt 2026", "coupon": "3/8", "giltType": "Treasury Gilt", "code": "GB00BNNGP668", "redemptionDate": " 22-Oct-2026", "issueDate": " 03-Mar-2021", "divDates": "22 Apr/Oct", "divNextDate": " 13-Oct-2022", "issueAmount": "32890", "baseRPI": "", "amountINCinfUplift": "", "issueYear": "2021", "totalCumulative": "1943504", "id": "80"}, {"rawType": "0 1/8% Index-linked Treasury Gilt 2051", "coupon": "1/8", "giltType": "Index Linked", "code": "GB00BNNGP882", "redemptionDate": " 22-Mar-2051", "issueDate": " 10-Feb-2021", "divDates": "22 Mar/Sep", "divNextDate": " 13-Mar-2023", "issueAmount": "6639", "baseRPI": "294.11072", "amountINCinfUplift": "7776", "issueYear": "2021", "totalCumulative": "1950143", "id": "81"}, {"rawType": "1% Treasury Gilt 2032", "coupon": "1", "giltType": "Treasury Gilt", "code": "GB00BM8Z2T38", "redemptionDate": " 31-Jan-2032", "issueDate": " 02-Dec-2021", "divDates": "31 Jan/Jul", "divNextDate": " 20-Jan-2023", "issueAmount": "28957", "baseRPI": "", "amountINCinfUplift": "", "issueYear": "2021", "totalCumulative": "1979100", "id": "82"}, {"rawType": "0 1/8% Index-linked Treasury Gilt 2073", "coupon": "1/8", "giltType": "Index Linked", "code": "GB00BM8Z2W66", "redemptionDate": " 22-Mar-2073", "issueDate": " 24-Nov-2021", "divDates": "22 Mar/Sep", "divNextDate": " 13-Mar-2023", "issueAmount": "2900", "baseRPI": "308.32001", "amountINCinfUplift": "3240", "issueYear": "2021", "totalCumulative": "1982000", "id": "83"}, {"rawType": "0 7/8% Treasury Gilt 2046", "coupon": "7/8", "giltType": "Treasury Gilt", "code": "GB00BNNGP775", "redemptionDate": " 31-Jan-2046", "issueDate": " 20-Jan-2021", "divDates": "31 Jan/Jul", "divNextDate": " 20-Jan-2023", "issueAmount": "20733", "baseRPI": "", "amountINCinfUplift": "", "issueYear": "2021", "totalCumulative": "2002733", "id": "84"}, {"rawType": "0 1/8% Index-linked Treasury Gilt 2039", "coupon": "1/8", "giltType": "Index Linked", "code": "GB00BLH38265", "redemptionDate": " 22-Mar-2039", "issueDate": " 26-May-2021", "divDates": "22 Mar/Sep", "divNextDate": " 13-Mar-2023", "issueAmount": "6303", "baseRPI": "296.7258", "amountINCinfUplift": "7317", "issueYear": "2021", "totalCumulative": "2009036", "id": "85"}, {"rawType": "0 7/8% Green Gilt 2033", "coupon": "7/8", "giltType": "Green Gilt", "code": "GB00BM8Z2S21", "redemptionDate": " 31-Jul-2033", "issueDate": " 22-Sep-2021", "divDates": "31 Jan/Jul", "divNextDate": " 20-Jan-2023", "issueAmount": "12742", "baseRPI": "", "amountINCinfUplift": "", "issueYear": "2021", "totalCumulative": "2021778", "id": "86"}, {"rawType": "1 1/8% Treasury Gilt 2039", "coupon": "1/8", "giltType": "Treasury Gilt", "code": "GB00BLPK7334", "redemptionDate": " 31-Jan-2039", "issueDate": " 14-Jul-2021", "divDates": "31 Jan/Jul", "divNextDate": " 20-Jan-2023", "issueAmount": "14816", "baseRPI": "", "amountINCinfUplift": "", "issueYear": "2021", "totalCumulative": "2036594", "id": "87"}, {"rawType": "1 1/8% Treasury Gilt 2073", "coupon": "1/8", "giltType": "Treasury Gilt", "code": "GB00BLBDX619", "redemptionDate": " 22-Oct-2073", "issueDate": " 09-Feb-2022", "divDates": "22 Apr/Oct", "divNextDate": " 13-Oct-2022", "issueAmount": "10107", "baseRPI": "", "amountINCinfUplift": "", "issueYear": "2022", "totalCumulative": "2046701", "id": "88"}, {"rawType": "4 1/8% Treasury Gilt 2027", "coupon": "1/8", "giltType": "Treasury Gilt", "code": "GB00BL6C7720", "redemptionDate": " 29-Jan-2027", "issueDate": " 13-Oct-2022", "divDates": "29 Jan/Jul", "divNextDate": " 19-Jan-2023", "issueAmount": "4445", "baseRPI": "", "amountINCinfUplift": "", "issueYear": "2022", "totalCumulative": "2051146", "id": "89"}]}, "mark": {"type": "bar", "clip": true, "color": "red"}, "encoding": {"x": {"field": "value", "type": "quantitative", "scale": {"domain": [1980, 2080]}, "axis": {"grid": false, "format": "f"}, "title": null}, "y": {"field": "id2", "type": "ordinal", "sort": "descending", "title": null, "axis": {"labels": false, "ticks": false}}, "color": {"field": "measure", "scale": {"range": ["white", "red"]}, "legend": null}}}
